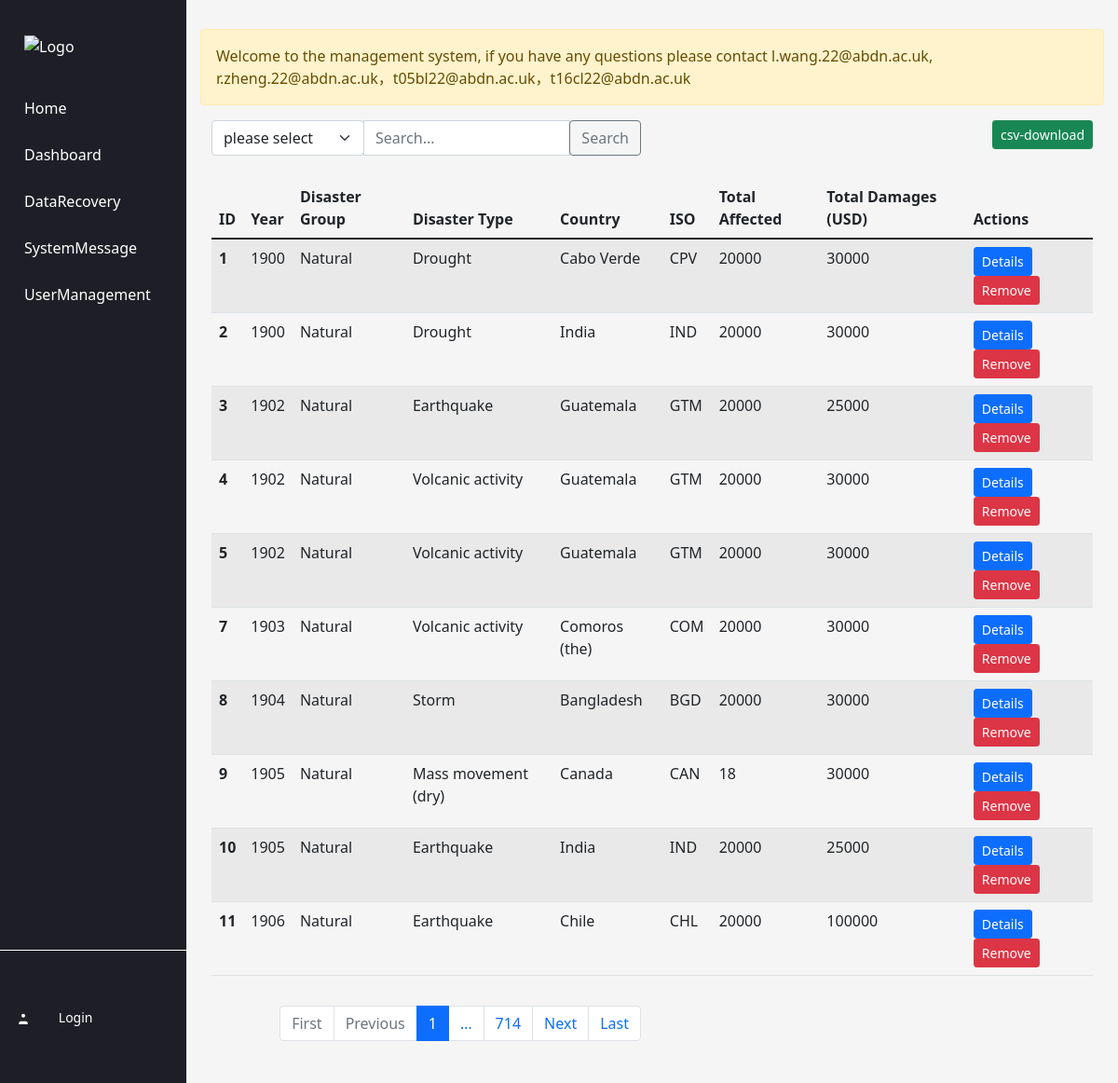
The page / on the database its author committed.
### disaster_chat/models.py (models this page shows)
class Message(models.Model):
    id = models.AutoField(primary_key=True)
    message = models.TextField()
    class Meta:
        db_table = 'disaster_message'

### disaster_table/models.py (models this page shows, shortened)
class summary(models.Model):
    Dis_ID = models.IntegerField()
    Year = models.IntegerField()
    Disaster_Group = models.TextField()
    Disaster_Type = models.TextField()
    Country = models.TextField()
    ISO = models.TextField()
    Total_Affected = models.TextField()
    Total_Damages = models.TextField()
    is_delete = models.IntegerField()

### disaster_list/views.py (the view)
# urls.py: path('', views.index, name='index'),
def index(request):
    disasters_list = get_disasters()
    search_query = request.GET.get('search_query')
    search_field = request.GET.get('search_field', 'all')
    if search_query and search_field != 'all':
        disasters_list = disasters_list.filter(**{search_field: search_query})
    paginator = Paginator(disasters_list, 10)  # Show 10 items per page
    page = request.GET.get('page', 1)
    try:
        page = int(page)
        if page <= 0:
            page = 1
        disasters = paginator.page(page)
    except (PageNotAnInteger, EmptyPage):
        disasters = paginator.page(1)
    page_range = paginator.get_elided_page_range(page, on_each_side=0, on_ends=1)
    message_obj = get_message_obj()
    return render(request, 'disaster_list/index.html', {'disasters': disasters, 'search_query': search_query,
                                                         'search_field': search_field, 'page_range': page_range, 'message_obj':message_obj})

### disaster_list/views.py (called while the page is built)
def get_message_obj():
    message_obj = Message.objects.order_by('-id')
    return message_obj

def get_disasters():
    disasters = DisasterList.objects.filter(is_delete=0).order_by('Dis_ID')
    return disasters

### disaster_list/templates/disaster_list/index.html (shortened to what this page needs)
 {% include 'common/header.html' %} {% include 'common/nav.html' %}
<div class="main-content">
    <div class="alert alert-warning mt-3" role="alert">
        {{message_obj.0.message}}
    </div>
    <div class="container my-3">
        <div class="row">
            <div class="col-12 col-md-6">
                <form method="get" action="{% url 'search' %}">
                    <div class="input-group">
                        <div class="input-group-prepend">
                            <select class="form-select" name="search_field">
                                <option value="all">please select</option>
                            </select>
                        </div>
                        <input type="text" class="form-control flex-grow-1" name="search_query" placeholder="Search...">
                        <div class="input-group-append">
                            <button class="btn btn-outline-secondary" type="submit">Search</button>
                        </div>
                    </div>
                </form>
            </div>
            <div class="col-12 col-md-6 text-end">
                <a href="/download/{{ disasters.number }}/{{ search_field }}/{{ search_query }}/" class="btn btn-success btn-sm">csv-download</a>
            </div>
        </div>
        <br>
        <div class="row">
            <div class="col">
                <table class="table table-striped">
                    <thead>
                        <tr>
                            <th scope="col">ID</th>
                            <th scope="col">Year</th>
                            <th scope="col">Disaster Group</th>
                            <th scope="col">Disaster Type</th>
                            <th scope="col">Country</th>
                            <th scope="col">ISO</th>
                            <th scope="col">Total Affected</th>
                            <th scope="col">Total Damages (USD)</th>
                            <th scope="col">Actions</th>
                        </tr>
                    </thead>
                    <tbody>
                        {% for disaster in disasters %}
                        <tr>
                            <th scope="row">{{ disaster.Dis_ID }}</th>
                            <td>{{ disaster.Year }}</td>
                            <td>{{ disaster.Disaster_Group }}</td>
                            <td>{{ disaster.Disaster_Type }}</td>
                            <td>{{ disaster.Country }}</td>
                            <td>{{ disaster.ISO }}</td>
                            <td>{{ disaster.Total_Affected }}</td>
                            <td>{{ disaster.Total_Damages }}</td>
                            <td>
                                <a href="/edit/{{ disaster.id }}" class="btn btn-primary btn-sm">Details</a>
                                <a href="/list/delete/{{ disaster.Dis_ID }}" class="btn btn-danger btn-sm">Remove</a>
                            </td>
                        </tr>
                        {% endfor %}
                    </tbody>
                </table>
            </div>
        </div>
        <div class="row my-3">
            <div class="col-12 col-md-6">
                <nav aria-label="Page navigation example">
                    <ul class="pagination justify-content-end">
                        <li class="page-item {% if not disasters.has_previous %}disabled{% endif %}">
                            <a class="page-link" href="{% if search_query and search_field %}?search_query={{ search_query }}&search_field={{ search_field }}&page=1{% else %}?page=1{% endif %}" tabindex="-1" aria-disabled="true">First</a>
                        </li>
                        <li class="page-item {% if not disasters.has_previous %}disabled{% endif %}">
                            <a class="page-link" href="{% if disasters.has_previous %}?{% if search_query and search_field %}search_query={{ search_query }}&search_field={{ search_field }}&{% endif %}page={{ disasters.previous_page_number }}{% else %}#{% endif %}" tabindex="-1" aria-disabled="true">Previous</a>
                        </li>
                        {% for i in page_range %}
                        {% if disasters.number == i %}
                        <li class="page-item active" aria-current="page">
                            <a class="page-link" href="?{% if search_query and search_field %}search_query={{ search_query }}&search_field={{ search_field }}&{% endif %}page={{ i }}">{{ i }}</a>
                        </li>
                        {% else %}
                        <li class="page-item">
                            <a class="page-link" href="?{% if search_query and search_field %}search_query={{ search_query }}&search_field={{ search_field }}&{% endif %}page={{ i }}">{{ i }}</a>
                        </li>
                        {% endif %}
                        {% endfor %}
                        <li class="page-item {% if not disasters.has_next %}disabled{% endif %}">
                            <a class="page-link" href="{% if disasters.has_next %}?page={{ disasters.next_page_number }}{% else %}#{% endif %}">Next</a>
                        </li>
                        <li class="page-item {% if not disasters.has_next %}disabled{% endif %}">
                            <a class="page-link" href="{% if search_query and search_field %}?search_query={{ search_query }}&search_field={{ search_field }}&page={{ disasters.paginator.num_pages }}{% else %}?page={{ disasters.paginator.num_pages }}{% endif %}" tabindex="-1" aria-disabled="true">Last</a>
                        </li>
                    </ul>
                </nav>
            </div>
        </div>
    </div>
</div>

### templates/common/header.html (style rules this page uses)
body { background-color: #f5f5f5; }

### templates/common/nav.html (style rules this page uses)
.main-content { margin-left: 200px; padding: 15px; }

### rows shown on the page
Message: message "Welcome to the management system, if you have any questions please contact l.wang.22@abdn.ac.uk, r.zheng.22@abdn.ac.uk，t05bl22@abdn.ac.uk，t16cl22@abdn.ac.uk"
summary: Dis_ID "1", Year "1900", Disaster_Group "Natural", Disaster_Type "Drought", Country "Cabo Verde", ISO "CPV", Total_Affected "20000", Total_Damages "30000"
summary: Dis_ID "2", Year "1900", Disaster_Group "Natural", Disaster_Type "Drought", Country "India", ISO "IND", Total_Affected "20000", Total_Damages "30000"
summary: Dis_ID "3", Year "1902", Disaster_Group "Natural", Disaster_Type "Earthquake", Country "Guatemala", ISO "GTM", Total_Affected "20000", Total_Damages "25000"
summary: Dis_ID "4", Year "1902", Disaster_Group "Natural", Disaster_Type "Volcanic activity", Country "Guatemala", ISO "GTM", Total_Affected "20000", Total_Damages "30000"
summary: Dis_ID "5", Year "1902", Disaster_Group "Natural", Disaster_Type "Volcanic activity", Country "Guatemala", ISO "GTM", Total_Affected "20000", Total_Damages "30000"
summary: Dis_ID "7", Year "1903", Disaster_Group "Natural", Disaster_Type "Volcanic activity", Country "Comoros (the)", ISO "COM", Total_Affected "20000", Total_Damages "30000"
summary: Dis_ID "8", Year "1904", Disaster_Group "Natural", Disaster_Type "Storm", Country "Bangladesh", ISO "BGD", Total_Affected "20000", Total_Damages "30000"
summary: Dis_ID "9", Year "1905", Disaster_Group "Natural", Disaster_Type "Mass movement (dry)", Country "Canada", ISO "CAN", Total_Affected "18", Total_Damages "30000"
summary: Dis_ID "10", Year "1905", Disaster_Group "Natural", Disaster_Type "Earthquake", Country "India", ISO "IND", Total_Affected "20000", Total_Damages "25000"
summary: Dis_ID "11", Year "1906", Disaster_Group "Natural", Disaster_Type "Earthquake", Country "Chile", ISO "CHL", Total_Affected "20000", Total_Damages "100000"

### other values the page prints
{{ i }} "1"
{{ i }} "…" "714"
